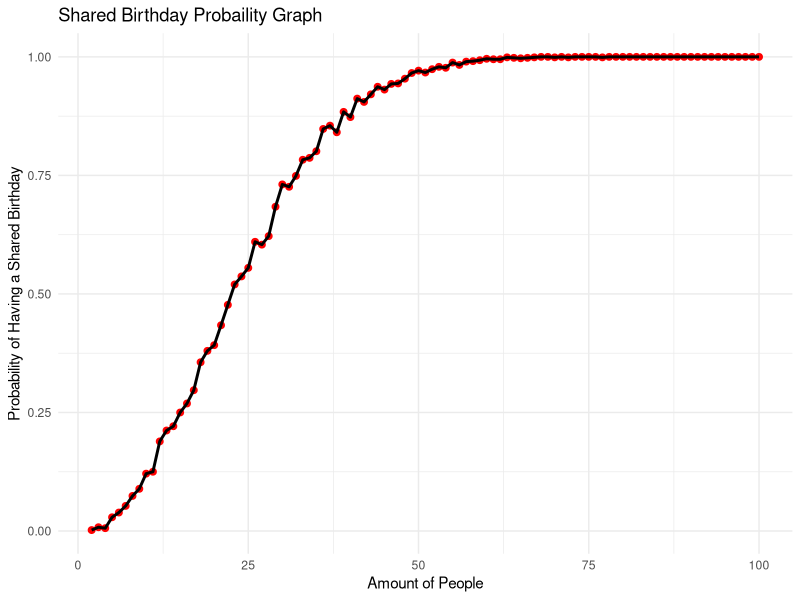
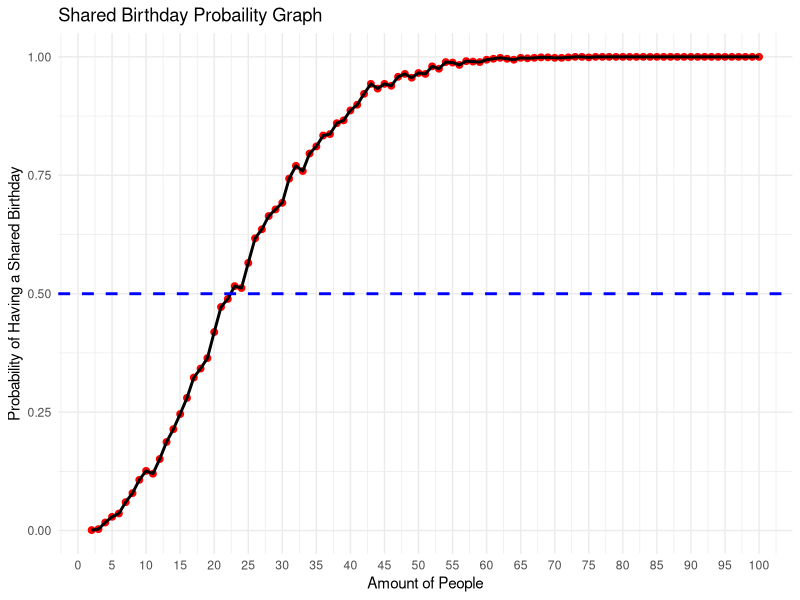

Write R code to recreate these figures, in order.
## ---- chunk 1
library(tidyverse)
library(purrr)
library(ggplot2)
## ---- chunk 2
sim_shared_bday <- function(N){
  bdays <- sample(1:365, N, replace = TRUE)
  return(length(bdays) != length(unique(bdays)))
}
## ---- chunk 3
estimate_shared_bday <- function(N, num_sims){
  outcome <- sapply(1:num_sims, function(x) sim_shared_bday(N))
  return(mean(outcome))
}
## ---- chunk 4
grp_size <- 2:100
num_sims <- 1000 
prob <- map_dbl(grp_size, ~ estimate_shared_bday(.x, num_sims))
data <- data.frame(group_size = grp_size, probability = prob)

ggplot(data, aes(x = group_size, y = probability)) + 
  geom_point(color = "red", size = 2) + 
  geom_line(size = 1) + 
  labs(
    title = "Shared Birthday Probaility Graph",
    x = "Amount of People",
    y = "Probability of Having a Shared Birthday"
  ) + 
  theme_minimal()
## ---- chunk 5
grp_size <- 2:100
num_sims <- 1000 
prob <- map_dbl(grp_size, ~ estimate_shared_bday(.x, num_sims))
data <- data.frame(group_size = grp_size, probability = prob)

ggplot(data, aes(x = group_size, y = probability)) + 
  geom_point(color = "red", size = 2) + 
  geom_line(size = 1) + 
  geom_hline(yintercept = 0.5, linetype = "dashed", color = "blue", size = 1) + 
  scale_x_continuous(breaks = seq(0, 100, by = 5)) + 
  labs(
    title = "Shared Birthday Probaility Graph",
    x = "Amount of People",
    y = "Probability of Having a Shared Birthday"
  ) + 
  theme_minimal()
